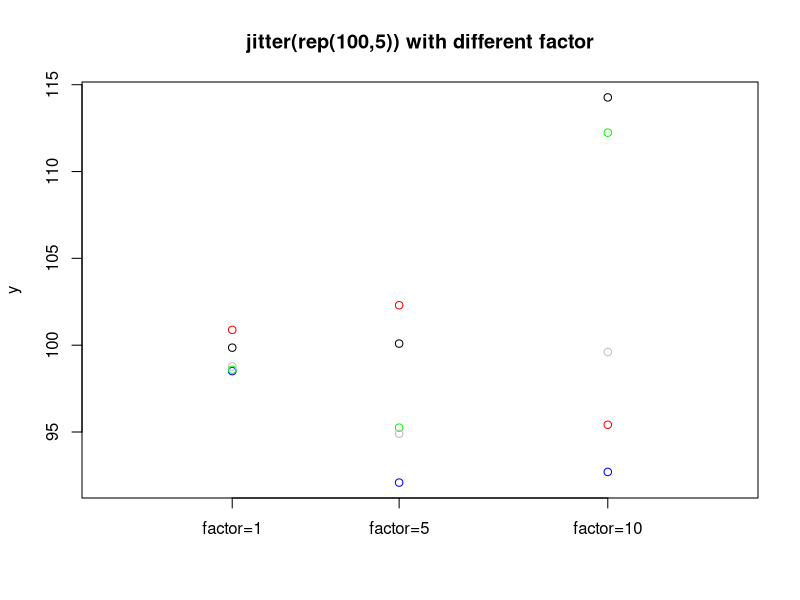
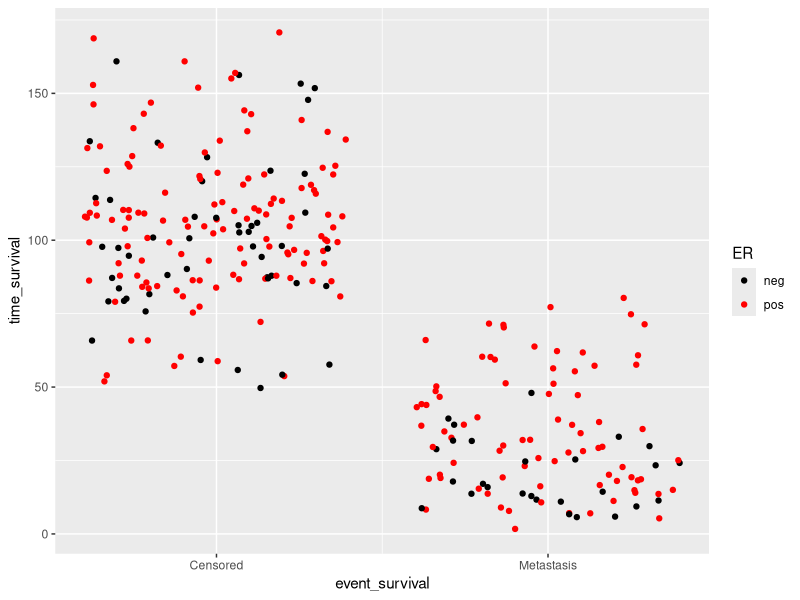
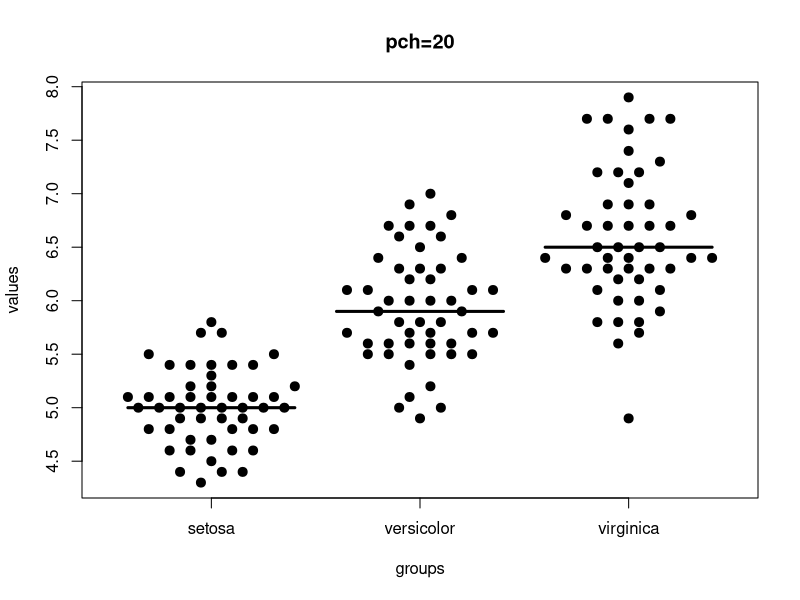
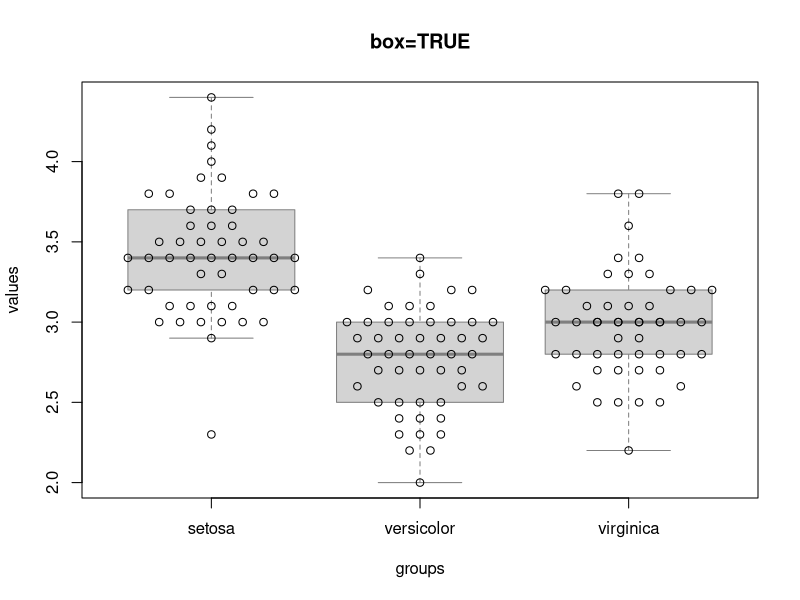
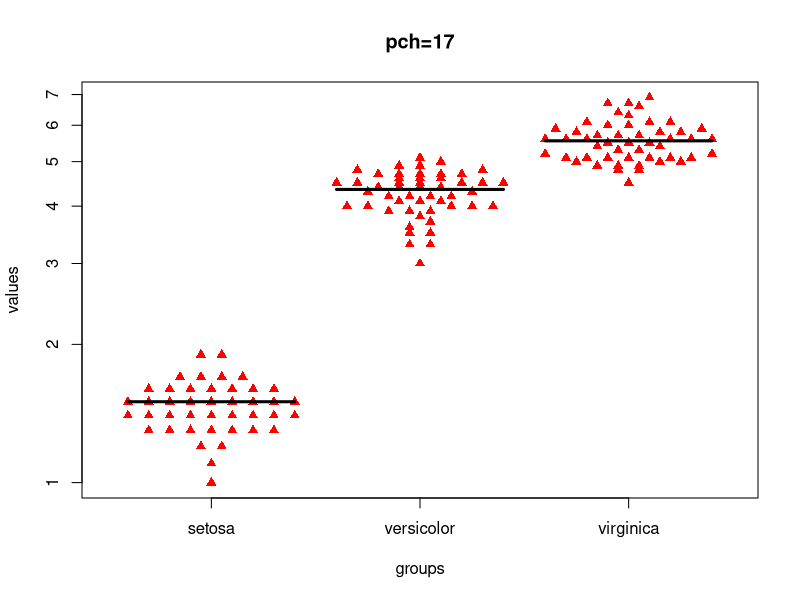
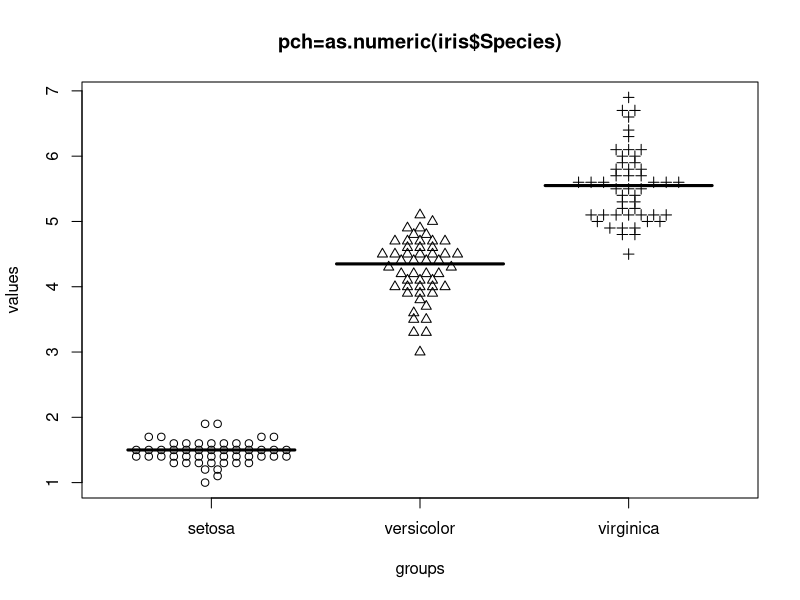
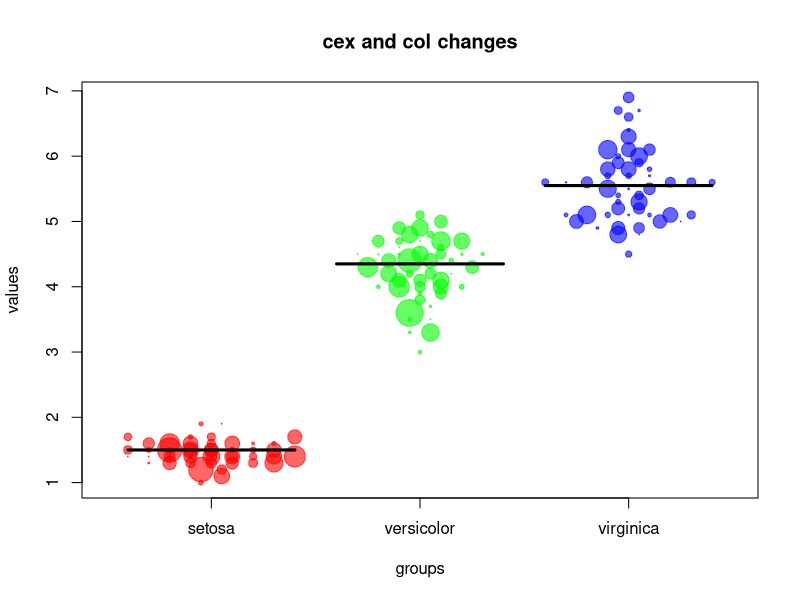
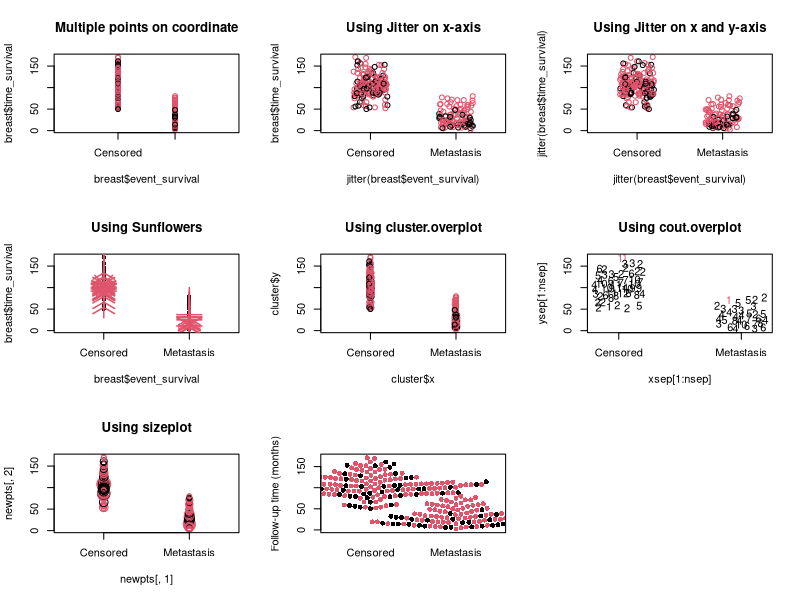

The R source for these figures, in order:
## ---- chunk 1
plot.new()
library(beeswarm)
data(breast)
head(breast)
library(plotrix)
cluster <- cluster.overplot(breast$event_survival, breast$time_survival)
png("dothist.png",width=1500,height=1500)
opar<-par(mfrow=c(3,3))
plot (breast$event_survival, breast$time_survival, main="Multiple points on coordinate",col=as.numeric(breast$ER),xaxt="n",xlim=c(-1,2))
axis(1,at=c(0,1),labels=c("Censored","Metastasis"))
plot(jitter(breast$event_survival), breast$time_survival, main="Using Jitter on x-axis",col=as.numeric(breast$ER),xaxt="n",xlim=c(-0.5,1.5))
axis(1,at=c(0,1),labels=c("Censored","Metastasis"))
plot(jitter(breast$event_survival), jitter(breast$time_survival), main="Using Jitter on x and y-axis",col=as.numeric(breast$ER),xaxt="n",xlim=c(-0.5,1.5))
axis(1,at=c(0,1),labels=c("Censored","Metastasis"))
sunflowerplot(breast$event_survival, breast$time_survival, main="Using Sunflowers",xaxt="n",xlim=c(-0.5,1.5))
axis(1,at=c(0,1),labels=c("Censored","Metastasis"))
plot(cluster, main="Using cluster.overplot",col=as.numeric(breast$ER),xaxt="n",xlim=c(-0.5,1.5))
axis(1,at=c(0,1),labels=c("Censored","Metastasis"))
count.overplot(jitter(breast$event_survival), jitter(breast$time_survival), main="Using cout.overplot",col=as.numeric(breast$ER),xaxt="n")
axis(1,at=c(0,1),labels=c("Censored","Metastasis"))
sizeplot(breast$event_survival, breast$time_survival, main="Using sizeplot",col=as.numeric(breast$ER),xaxt="n",xlim=c(-0.5,1.5))
axis(1,at=c(0,1),labels=c("Censored","Metastasis"))
beeswarm(time_survival ~ event_survival, data = breast,
         method = 'swarm',
         pch = 16, pwcol = as.numeric(ER),
         xlab = '', ylab = 'Follow-up time (months)',
         labels = c('Censored', 'Metastasis'))
dev.off()
par(opar)
## ---- chunk 2
plot(rep(c(1,5,10),each=5),c(jitter(rep(100,5),factor=1),jitter(rep(100,5),factor=5),jitter(rep(100,5),factor=10)),col=c("red","blue","green","gray","black"),xlim=c(-2,13),xlab="",ylab="y",xaxt="n",main="jitter(rep(100,5)) with different factor")
axis(1,at=c(1,5,10),labels=c(paste("factor=",c(1,5,10),sep="")))
## ---- chunk 3
require(beeswarm)
data(breast)
library(ggplot2)
p<-ggplot(breast, aes(event_survival,time_survival))
print(p+geom_jitter(aes(color=ER))+scale_colour_manual(values = c("black", "red"))+scale_x_continuous(breaks = c(0:1),labels = c("Censored", "Metastasis")))

## ---- chunk 4
data(iris)
library(plotrix)
ehplot(iris$Sepal.Length, iris$Species,intervals=20, cex=1.8, pch=20, main="pch=20")
ehplot(iris$Sepal.Width, iris$Species,intervals=20, box=TRUE, median=FALSE, main="box=TRUE")
ehplot(iris$Petal.Length, iris$Species,pch=17, col="red", log=TRUE, main="pch=17")
ehplot(iris$Petal.Length, iris$Species,offset=0.06, pch=as.numeric(iris$Species),main="pch=as.numeric(iris$Species)")
rnd <- sample(150)
plen <- iris$Petal.Length[rnd]
pwid <- abs(rnorm(150, 1.2))
spec <- iris$Species[rnd]
ehplot(plen, spec, pch=19, cex=pwid, col=rainbow(3, alpha=0.6)[as.numeric(spec)], main="cex and col changes")
